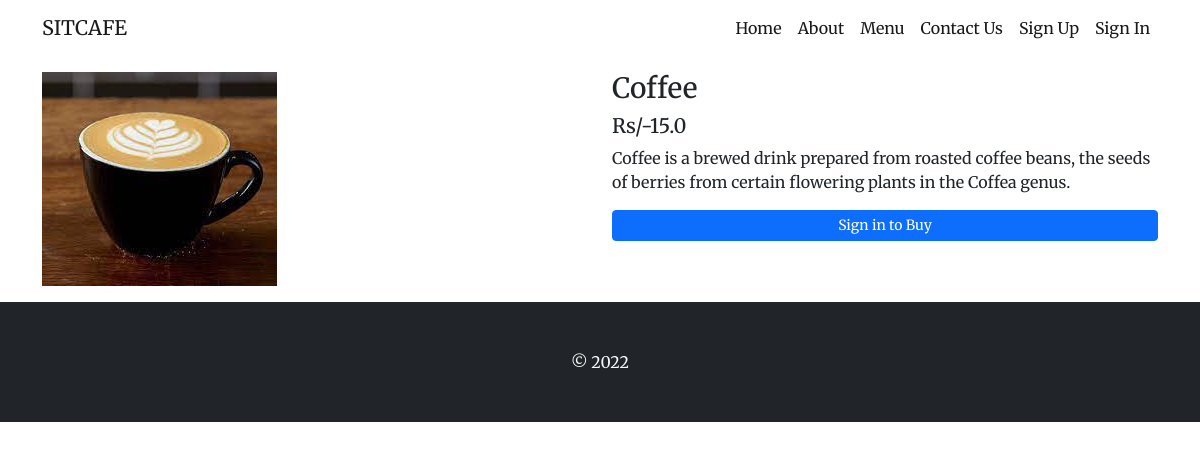
Screenshot of /food/details/7/ with the database file from the repository.
### food/models.py (models this page shows, shortened)
class Food(models.Model):
    category = models.ForeignKey(Cuisine, on_delete = models.DO_NOTHING)
    name = models.CharField(max_length=100)
    price = models.FloatField()
    description = models.TextField()
    secondary_description = models.TextField(blank=True)
    is_available = models.BooleanField(default=True)
    photo = models.ImageField(upload_to='food_images/')

### food/views.py (the view)
# urls.py: path('details/<int:id>/',views.details, name="details"),
def details(request, id):
    food = Food.objects.get(id=id)
    context = {
        'food' :food
    }
    return render(request, 'food/details.html', context)

### templates/food/details.html (shortened to what this page needs)
{% extends 'base.html' %}
{% load static %}
{% block css %}
    <link rel="stylesheet" href="{% static 'css/cart-style.css'%}">
{% endblock css %}
{% block content %}
<div class="container">
    <div class="row my-3">
        <div class="col-md-6">
            <img src="{{food.photo.url}}" alt="{{food.name}}" class="img-fluid">
        </div>
        <div class="col-md-6">
            <h3 class="h3">{{food.name}}</h3>
            <h5 class="h5">Rs/-{{food.price}}</h5>
            <p class="text-lead">{{food.description}}</p>
            <div class="my-2">
                {% if food.is_available %}
                    {% if user.is_authenticated %}
                        <form action="{% url 'add_to_cart'%}" method="POST">
                            {% csrf_token %}
                            <input type="hidden" name="food_id" value="{{food.id}}">
                            <div class="input-group mb-3">
                                <button class="btn btn-outline-secondary" type="button" onclick="decrement()">-</button>
                                <input type="text" class="quantity" id="quantity" name="quantity" value="1" readonly>
                                <button class="btn btn-outline-secondary" type="button" onclick="increment()">+</button>
                            </div>
                            <input type="submit" value="Add to cart" class="btn btn-primary w-100">
                        </form>
                    {% else %}
                        <a href="{% url 'signin' %}" class="btn btn-primary btn-sm w-100">Sign in to Buy</a>
                    {% endif %}
                {% else %}
                    <p class="text-danger">Currently Unavailable</p>
                {% endif %}
            </div>
        </div>
    </div>
</div>
{% endblock content %}

### static/css/base-style.css (style rules this page uses)
body { font-family: 'Merriweather', serif; }

### rows the page displays
Food: photo (picture), name "Coffee", price "15.0", description "Coffee is a brewed drink prepared from roasted coffee beans, the seeds of berries from certain flowering plants in the Coffea genus."
